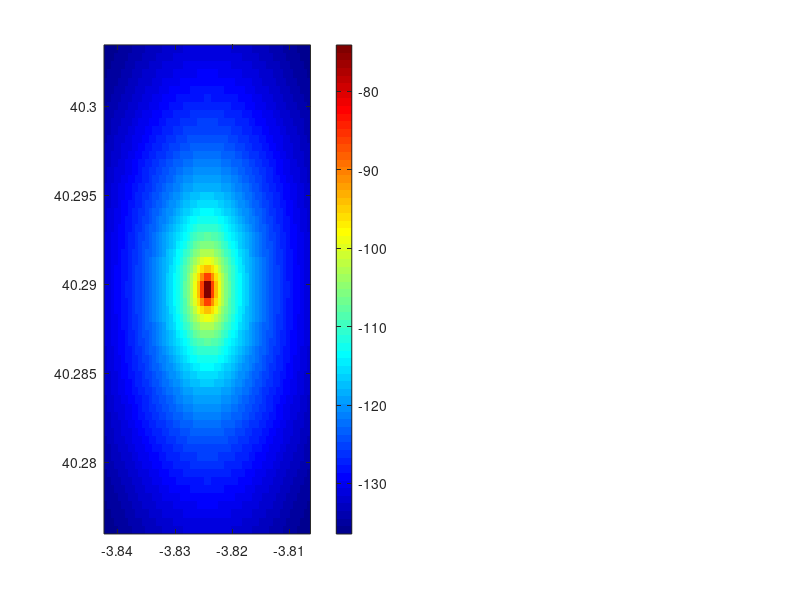

Source code (MATLAB): (Note: this script raises an error after producing the figure.)
%% SIMULACIÓN DE COBERTURA 5G FR1 — Gemelo Digital Táctico
% TFG: Diseño e Implementación de una Herramienta de Gemelo Digital
%      para la Planificación y Visualización de Cobertura en Redes 5G
%      Tácticas Desplegables
%
% Autor : Álvaro Martínez Téllez
% Tutor : Miguel Ángel Ortuño Pérez
% Curso : 2025-2026
%
% DESCRIPCIÓN:
%   Script de investigación e implementación paso a paso del motor de
%   simulación radioeléctrica basado en el modelo Longley-Rice (ITM).
%   Genera un mapa de cobertura RSRP en una cuadrícula sobre un área de
%   3×3 km, integrando datos de elevación SRTM a 30 m de resolución,
%   y exporta los resultados en formato JSON para el backend Spring Boot.
%
% REQUISITOS MATLAB:
%   - MATLAB R2025b o superior (probado en R2025b Update 4)
%   - Communications Toolbox (para propagationModel y txsite/rxsite)
%   - Mapping Toolbox (para readgeoraster, geotiffread, mapinterp)
%   - Antenna Toolbox (para modelos de antena configurables)
%
% EJECUCIÓN:
%   Ejecutar sección a sección (Ctrl+Enter en cada sección) para ir
%   validando cada paso antes de continuar con el siguiente.
%
% REFERENCIAS:
%   [1] Longley & Rice (1968). ESSA Tech Report ERL 79-ITS 67.
%   [2] ITU-R P.1546-6 (2019). Point-to-area predictions 30 MHz–4 GHz.
%   [3] 3GPP TR 38.901 v17 (2022). Channel model 0.5–100 GHz.
%   [4] NTIA/ITS. Irregular Terrain Model (ITM/Longley-Rice), GitHub.

%% =========================================================================
%  BLOQUE 0: LIMPIEZA DEL ENTORNO
%  =========================================================================
clear; clc; close all;
disp('=== Simulación Cobertura 5G FR1 — Gemelo Digital ===');

%% =========================================================================
%  BLOQUE 1: PARÁMETROS DE CONFIGURACIÓN DE LA SIMULACIÓN
%  =========================================================================
% --- Parámetros de la estación base (gNodeB) ---
fc_Hz       = 3.5e9;        % Frecuencia central [Hz] — banda n78 (3.4-3.8 GHz FR1)
Ptx_dBm     = 40;           % Potencia de transmisión [dBm] = 10 W
Ptx_W       = 10^((Ptx_dBm - 30) / 10);  % Conversión a Watts
Gtx_dBi     = 15;           % Ganancia antena Tx [dBi] (antena sectorial típica)
Grx_dBi     = 0;            % Ganancia antena Rx [dBi] (terminal omnidireccional)
hTx_m       = 30;           % Altura antena Tx sobre el suelo [m]
hRx_m       = 1.5;          % Altura antena Rx (terminal de usuario) [m]

% Pérdidas de línea y conexión (cables, conectores, etc.)
L_cable_dB  = 2;            % Pérdidas de cable [dB]

% EIRP = Ptx + Gtx - L_cable
EIRP_dBm    = Ptx_dBm + Gtx_dBi - L_cable_dB;
fprintf('EIRP: %.1f dBm\n', EIRP_dBm);

% --- Emplazamiento de la antena Tx ---
% Coordenadas de prueba: Campus URJC Fuenlabrada (edificio Rectorado)
lat0 = 40.2897;   % Latitud  [grados decimales]
lon0 = -3.8244;   % Longitud [grados decimales]

% --- Parámetros de la cuadrícula de simulación ---
areaKm        = 3;       % Lado del área cuadrada [km]
gridSpacing_m = 50;      % Espaciado de la cuadrícula [m]
nPuntos       = areaKm * 1000 / gridSpacing_m;  % Puntos por lado = 60
fprintf('Cuadrícula: %dx%d = %d puntos totales\n', nPuntos, nPuntos, nPuntos^2);

% Conversión del área a grados (aprox: 1° lat ≈ 111 km, 1° lon ≈ 111*cos(lat) km)
deltaLat_deg = (areaKm / 2) / 111;
deltaLon_deg = (areaKm / 2) / (111 * cosd(lat0));

%% =========================================================================
%  BLOQUE 2: GENERACIÓN DE LA CUADRÍCULA DE PUNTOS RECEPTORES
%  =========================================================================
% Crear vectores de latitudes y longitudes
lats_vec = linspace(lat0 - deltaLat_deg, lat0 + deltaLat_deg, nPuntos);
lons_vec = linspace(lon0 - deltaLon_deg, lon0 + deltaLon_deg, nPuntos);

% Crear la cuadrícula 2D
[LONS, LATS] = meshgrid(lons_vec, lats_vec);

% Vectorizar para cálculo (nPuntos^2 × 1)
lats_flat = LATS(:);
lons_flat = LONS(:);

fprintf('Rango latitud: [%.4f, %.4f]\n', min(lats_flat), max(lats_flat));
fprintf('Rango longitud: [%.4f, %.4f]\n', min(lons_flat), max(lons_flat));

%% =========================================================================
%  BLOQUE 3: CARGA DE DATOS DE ELEVACIÓN SRTM
%  =========================================================================
% INSTRUCCIONES DE DESCARGA:
%   1. Ir a https://earthexplorer.usgs.gov/
%   2. Buscar por coordenadas del emplazamiento (lat0, lon0)
%   3. Seleccionar: Digital Elevation > SRTM > SRTM 1 Arc-Second Global
%   4. Descargar el tile .tif que cubre el área de simulación
%   5. Guardar en: matlab/data/srtm_<zona>.tif
%
% El tile para Fuenlabrada es: N40W004 (srtm_n40_w004.tif aprox.)

srtm_file = 'data/srtm_fuenlabrada.tif';  % ← ajustar al fichero descargado

if isfile(srtm_file)
    % --- OPCIÓN A: Cargar datos SRTM reales con Mapping Toolbox ---
    [elev_data, R] = readgeoraster(srtm_file);
    elev_data = double(elev_data);  % Convertir a double para cálculos
    elev_data(elev_data < -100) = 0;  % Reemplazar valores sin datos (ocean/nodata)

    % Interpolar elevación en los puntos de la cuadrícula
    % geointerp interpola usando la referencia geográfica R del raster
    elev_grid = geointerp(elev_data, R, lats_flat, lons_flat, 'linear');
    fprintf('Elevación cargada. Rango: [%.0f, %.0f] m\n', min(elev_grid), max(elev_grid));

    % Validar que el TX cae dentro del tile SRTM (M7)
    lat_lims = R.LatitudeLimits;
    lon_lims = R.LongitudeLimits;
    if lat0 < lat_lims(1) || lat0 > lat_lims(2) || lon0 < lon_lims(1) || lon0 > lon_lims(2)
        warning('TFG:srtm', 'TX fuera del tile SRTM. Usando elevación 0 m para TX.');
    end
else
    % --- OPCIÓN B: Terreno plano (para pruebas iniciales sin SRTM) ---
    warning('Fichero SRTM no encontrado. Usando terreno plano (elev=0).');
    elev_grid = zeros(nPuntos^2, 1);

    % Para pruebas sin SRTM se puede activar un terreno sintético (colina gaussiana):
    % dist_sint = sqrt(((lons_flat-lon0)*111000*cosd(lat0)).^2 + ...
    %                  ((lats_flat-lat0)*111000).^2);
    % elev_grid = 50 * exp(-dist_sint.^2 / (500^2));  % colina 50 m, sigma=500 m
end

% Flag para que el resto del script sepa qué fuente de elevación se usó
tiene_srtm = isfile(srtm_file);

%% =========================================================================
%  BLOQUE 4: MODELO DE PROPAGACIÓN — LONGLEY-RICE (ITM) / FALLBACK
%  =========================================================================
% Selección automática del modelo según toolboxes disponibles:
%   1) Longley-Rice ITM  — si Communications Toolbox está instalado (R2019b+)
%      → si hay fichero SRTM local, se carga en el siteviewer (30 m vs 90 m)
%   2) COST-231 Hata+SRTM — fallback sin Communications Toolbox
%      → corrección de altura efectiva por terreno usando elev_grid
%      → sin SRTM: altura fija (terreno plano, como antes)
%
% FSPL se calcula siempre como cota superior teórica para validación.
%
% REFERENCIAS:
%   Longley-Rice: Longley & Rice (1968), ESSA Tech Report ERL 79-ITS 67.
%   COST-231 Hata: COST Action 231, Final Report, European Commission, 1999.

% --- Auto-detección de Communications Toolbox ---
v_comm = ver('comm');
tiene_comm_toolbox = ~isempty(v_comm);

if tiene_comm_toolbox
    % -----------------------------------------------------------------------
    % OPCIÓN A: Longley-Rice ITM via Communications Toolbox (R2019b+)
    %
    % Por defecto, sigstrength usa el terreno global SRTM 90m del toolbox.
    % Si tenemos el tile local de 30m, lo cargamos en el siteviewer activo
    % antes de llamar a sigstrength; el modelo lo usa automáticamente.
    %
    % API de terreno personalizado (varía según versión de MATLAB):
    %   R2023a+: rfprop.TerrainModel('File', srtm_file)
    %   R2021b:  siteviewer('Terrain', srtm_file)  [experimental]
    %   Resto:   siteviewer sin parámetros (terreno global 90m)
    % -----------------------------------------------------------------------
    fprintf('Communications Toolbox detectado → Longley-Rice ITM\n');

    terrain_desc = 'SRTM_90m_global';   % valor por defecto
    if tiene_srtm
        try
            % Intento 1: API formal R2023a+
            tm = rfprop.TerrainModel('File', srtm_file);
            sv = siteviewer('Terrain', tm);                         %#ok<NASGU>
            terrain_desc = 'SRTM_30m_local';
            fprintf('Terreno local 30m cargado (rfprop.TerrainModel)\n');
        catch
            try
                % Intento 2: API alternativa R2021b-R2022b
                sv = siteviewer('Terrain', srtm_file);              %#ok<NASGU>
                terrain_desc = 'SRTM_30m_local';
                fprintf('Terreno local 30m cargado (siteviewer directo)\n');
            catch ME2
                sv = siteviewer;                                     %#ok<NASGU>
                fprintf(['Terreno local no disponible (%s)\n' ...
                    'Usando SRTM 90m global.\n'], ME2.message);
            end
        end
    else
        sv = siteviewer;                                             %#ok<NASGU>
        fprintf('Sin fichero SRTM local → terreno global 90m.\n');
    end

    tx = txsite('Name', 'gNodeB_URJC', ...
        'Latitude',             lat0, ...
        'Longitude',            lon0, ...
        'AntennaHeight',        hTx_m, ...
        'TransmitterFrequency', fc_Hz, ...
        'TransmitterPower',     Ptx_W);

    pm = propagationModel('longley-rice');

    rx_sites = rxsite('Latitude',      lats_flat, ...
                      'Longitude',     lons_flat, ...
                      'AntennaHeight', hRx_m);

    fprintf('Calculando Longley-Rice para %d puntos (~60 s)...\n', length(lats_flat));
    Prx_dBm    = sigstrength(rx_sites, tx, pm);
    Prx_dBm    = Prx_dBm(:);
    modelo_usado = 'Longley-Rice';

else
    % -----------------------------------------------------------------------
    % OPCIÓN B: COST-231 Hata extendido + corrección de terreno SRTM
    %
    % COST-231 es empírico (válido 1500–2000 MHz; a 3.5 GHz ≈2-4 dB error).
    % Para incorporar el efecto del relieve sin Communications Toolbox, usamos
    % la corrección de "altura efectiva de antena" de Okumura-Hata:
    %
    %   hTx_eff(i) = hTx_m + elev_tx - elev_rx(i)
    %
    % La antena "gana" cobertura cuando el TX está en un punto más alto que
    % el receptor y "pierde" en el caso contrario. El mínimo de 5 m evita
    % que COST-231 produzca resultados fuera de rango para alturas negativas.
    % -----------------------------------------------------------------------
    fprintf('Communications Toolbox NO disponible → COST-231 Hata\n');

    % Elevación en el emplazamiento TX (m s.n.m.)
    if tiene_srtm
        elev_tx = geointerp(elev_data, R, lat0, lon0, 'linear');
        fprintf(' + corrección terreno SRTM\n');
        terrain_desc = 'SRTM_30m_local';
    else
        elev_tx = 0;
        fprintf(' (terreno plano)\n');
        terrain_desc = 'plano';
    end

    dist_km = sqrt( ((lons_flat - lon0) .* 111 .* cosd(lat0)).^2 + ...
                    ((lats_flat - lat0) .* 111).^2 );
    dist_km = max(dist_km, 0.01);

    fc_MHz = fc_Hz / 1e6;
    a_hRx  = (1.1*log10(fc_MHz) - 0.7)*hRx_m - (1.56*log10(fc_MHz) - 0.8);

    % Altura efectiva TX variable por punto receptor (SRTM o cero si no hay)
    hTx_eff = max(hTx_m + (elev_tx - elev_grid), 5);
    fprintf('  Altura efectiva Tx: [%.1f, %.1f] m (media: %.1f m)\n', ...
        min(hTx_eff), max(hTx_eff), mean(hTx_eff));

    PL_dB= 46.3 + 33.9*log10(fc_MHz) - 13.82*log10(hTx_eff) - a_hRx ...
          + (44.9 - 6.55*log10(hTx_eff)) .* log10(dist_km) + 3;

    Prx_dBm = EIRP_dBm + Grx_dBi - PL_dB;
    Prx_dBm = Prx_dBm(:);

    if tiene_srtm
        modelo_usado = 'COST-231-Hata+SRTM';
    else
        modelo_usado = 'COST-231-Hata';
    end
end

% --- FSPL — cota superior teórica (siempre calculada para referencia) ---
c       = 3e8;
dist_m  = sqrt( ((lons_flat - lon0) .* 111000 .* cosd(lat0)).^2 + ...
                ((lats_flat - lat0) .* 111000).^2 );
dist_m  = max(dist_m, 1);
FSPL_dB       = 20*log10(dist_m) + 20*log10(fc_Hz) + 20*log10(4*pi/c);
Prx_dBm_FSPL  = EIRP_dBm + Grx_dBi - FSPL_dB;

fprintf('Modelo activo  : %s\n',        modelo_usado);
fprintf('Prx rango      : [%.1f, %.1f] dBm\n', min(Prx_dBm), max(Prx_dBm));
fprintf('Prx FSPL (ref) : [%.1f, %.1f] dBm\n', min(Prx_dBm_FSPL), max(Prx_dBm_FSPL));

%% =========================================================================
%  BLOQUE 5: CÁLCULO DEL RSRP (Reference Signal Received Power)
%  =========================================================================
% En 5G NR, el RSRP se mide sobre los Resource Elements (RE) de los
% Reference Signals (SSB/CSI-RS), no sobre todo el ancho de banda.
%
% RSRP = Prx_total - 10*log10(N_RE_BW)
%
% Para 5G NR FR1, banda n78 (100 MHz, SCS=30 kHz):
%   - N_RB = 66 bloques de recurso en 100 MHz con SCS=30kHz (3GPP TS 38.104)
%   - N_RE_per_RB = 12 subportadoras
%   - N_RE_BW = 66 * 12 = 792 RE totales de datos
%   - Los RE de SSB ocupan 240 subportadoras (20 RB × 12)
%   - Corrección aproximada: -10*log10(N_RB) ≈ -18 dB

NRB_100MHz = 66;           % Resource Blocks para 100 MHz, SCS=30kHz (n78)
delta_RSRP_dB = 10 * log10(NRB_100MHz * 12);  % ≈ 19.8 dB

RSRP_dBm = Prx_dBm - delta_RSRP_dB;

% Aplicar límites físicos válidos
RSRP_min = -140;  % dBm (umbral mínimo medible)
RSRP_max = -40;   % dBm (señal excelente cerca de la antena)
RSRP_dBm = max(min(RSRP_dBm, RSRP_max), RSRP_min);

fprintf('RSRP rango: [%.1f, %.1f] dBm\n', min(RSRP_dBm), max(RSRP_dBm));

% Reconstruir en forma matricial para visualización
RSRP_grid = reshape(RSRP_dBm, nPuntos, nPuntos);

%% =========================================================================
%  BLOQUE 6: VISUALIZACIÓN DEL MAPA DE COBERTURA
%  =========================================================================
figure('Name', 'Mapa de Cobertura RSRP 5G FR1', 'NumberTitle', 'off');

% --- 6a. Heatmap 2D del RSRP ---
subplot(1,2,1);
imagesc(lons_vec, lats_vec, RSRP_grid);
set(gca, 'YDir', 'normal');
colormap(gca, jet);
cb = colorbar;
cb.Label.String = 'RSRP [dBm]';
clim([RSRP_min RSRP_max]);
xlabel('Longitud [°]'); ylabel('Latitud [°]');
title('Mapa de Cobertura RSRP');
hold on;
plot(lon0, lat0, 'w^', 'MarkerSize', 12, 'LineWidth', 2, 'DisplayName', 'gNodeB');
legend('Location', 'northeast');

% --- 6b. Zonas de cobertura por calidad ---
subplot(1,2,2);
% Clasificación según umbrales típicos 5G
zona_cobertura = zeros(nPuntos, nPuntos);
zona_cobertura(RSRP_grid >= -80)                      = 4;  % Excelente
zona_cobertura(RSRP_grid >= -90 & RSRP_grid < -80)    = 3;  % Buena
zona_cobertura(RSRP_grid >= -100 & RSRP_grid < -90)   = 2;  % Aceptable
zona_cobertura(RSRP_grid >= -110 & RSRP_grid < -100)  = 1;  % Débil
% zona = 0: sin cobertura (<-110 dBm)

imagesc(lons_vec, lats_vec, zona_cobertura);
set(gca, 'YDir', 'normal');
colormap(gca, [0.8 0.8 0.8; 1 0.4 0.4; 1 0.8 0; 0.4 0.8 0.4; 0 0.6 0]);
cb2 = colorbar('Ticks', 0:4, 'TickLabels', ...
    {'Sin cobertura','Débil (<-110)','Aceptable (<-100)','Buena (<-90)','Excelente (≥-80)'});
xlabel('Longitud [°]'); ylabel('Latitud [°]');
title('Clasificación de Cobertura');
hold on;
plot(lon0, lat0, 'k^', 'MarkerSize', 12, 'LineWidth', 2);

sgtitle(sprintf('Simulación 5G FR1 | f_c=%.1f GHz | P_{tx}=%.0f dBm | h_{Tx}=%.0f m', ...
    fc_Hz/1e9, Ptx_dBm, hTx_m));

% --- 6c. Estadísticas de cobertura ---
fprintf('\n--- Estadísticas de cobertura ---\n');
fprintf('Excelente  (≥-80 dBm) : %5.1f%%\n', 100*mean(RSRP_dBm >= -80));
fprintf('Buena      (<-90 dBm) : %5.1f%%\n', 100*mean(RSRP_dBm >= -90 & RSRP_dBm < -80));
fprintf('Aceptable  (<-100 dBm): %5.1f%%\n', 100*mean(RSRP_dBm >= -100 & RSRP_dBm < -90));
fprintf('Débil      (<-110 dBm): %5.1f%%\n', 100*mean(RSRP_dBm >= -110 & RSRP_dBm < -100));
fprintf('Sin cobertura (<-110) : %5.1f%%\n', 100*mean(RSRP_dBm < -110));
fprintf('RSRP medio            : %.1f dBm\n', mean(RSRP_dBm));

%% =========================================================================
%  BLOQUE 7: EXPORTACIÓN A JSON (llamada a exportar_json.m)
%  =========================================================================
% Construir estructura de parámetros de la simulación
params.frecuencia_GHz   = fc_Hz / 1e9;
params.potencia_tx_dBm  = Ptx_dBm;
params.ganancia_tx_dBi  = Gtx_dBi;
params.altura_tx_m      = hTx_m;
params.altura_rx_m      = hRx_m;
params.lat_emplazamiento = lat0;
params.lon_emplazamiento = lon0;
params.area_km           = areaKm;
params.espaciado_grid_m  = gridSpacing_m;
params.modelo_propagacion = modelo_usado;     % asignado en Bloque 4
params.datos_elevacion    = terrain_desc;    % asignado en Bloque 4

% Nombre descriptivo de la simulación
nombre_sim = sprintf('URJC_Fuenlabrada_%.1fGHz_%ddBm', fc_Hz/1e9, Ptx_dBm);

% Llamar a la función de exportación (ver exportar_json.m)
fichero_json = exportar_json(nombre_sim, lats_flat, lons_flat, RSRP_dBm, params);
fprintf('Simulación exportada a: %s\n', fichero_json);

%% =========================================================================
%  BLOQUE 8: VALIDACIÓN — COMPARACIÓN CON FSPL TEÓRICO
%  =========================================================================
% Comprobación de coherencia: a 1 km de distancia en espacio libre:
d_ref_m   = 1000;
FSPL_ref  = 20*log10(d_ref_m) + 20*log10(fc_Hz) + 20*log10(4*pi/c);
Prx_ref   = EIRP_dBm + Grx_dBi - FSPL_ref;
RSRP_ref  = Prx_ref - delta_RSRP_dB;
fprintf('\n--- Validación teórica (FSPL, d=1 km) ---\n');
fprintf('FSPL             : %.1f dB\n', FSPL_ref);
fprintf('Prx              : %.1f dBm\n', Prx_ref);
fprintf('RSRP estimado    : %.1f dBm\n', RSRP_ref);
fprintf('Interpretación   : ');
if     RSRP_ref >= -80,  fprintf('Excelente\n');
elseif RSRP_ref >= -90,  fprintf('Buena\n');
elseif RSRP_ref >= -100, fprintf('Aceptable\n');
elseif RSRP_ref >= -110, fprintf('Débil\n');
else,                    fprintf('Sin cobertura\n');
end

%% =========================================================================
%  BLOQUE 9: PRÓXIMOS PASOS (TODO)
%  =========================================================================
% [ ] Sustituir FSPL por modelo Longley-Rice real:
%       - Opción A: propagationModel('longley-rice') de Communications Toolbox
%       - Opción B: portar ITM C-code de NTIA a MATLAB via mex o system()
%       - Opción C: usar la función longleyRice.m de referencia (ver docs/papers/)
%
% [ ] Cargar datos SRTM reales (descargar tile N40W004 de USGS EarthExplorer)
%
% [ ] Añadir modelo de antena sectorial real con patrón 3D (Antenna Toolbox)
%
% [ ] Validar con mediciones reales de RSRP en campus URJC
%
% [ ] Integrar pérdidas adicionales: vegetación, difracción sobre colinas
%
% [ ] Prueba de escenario rural montañoso (Anexo E del TFG)
